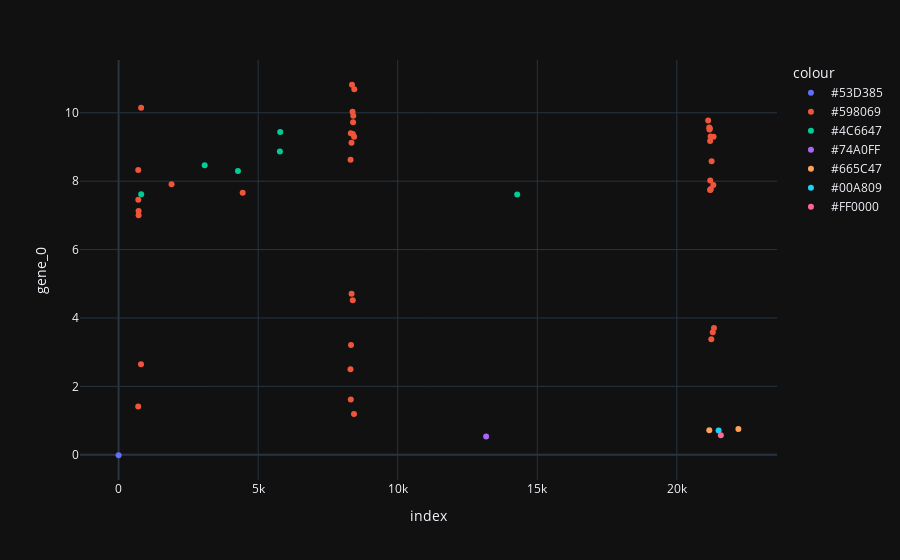

Notebook code for this chart:
### Code cell
fig = px.scatter(df.drop_duplicates(subset=['gene_0']), y="gene_0", color="colour")
fig.show()

### Figure 1 — Plotly figure (JSON) as saved in the notebook; plotly's stock layout.template omitted (floating-point values rounded to 4 significant figures)
{"data": [{"hovertemplate": "colour=#53D385<br>index=%{x}<br>gene_0=%{y}<extra></extra>", "legendgroup": "#53D385", "marker": {"color": "#636efa", "symbol": "circle"}, "mode": "markers", "name": "#53D385", "orientation": "v", "showlegend": true, "x": [0], "xaxis": "x", "y": [-0.01483], "yaxis": "y", "type": "scatter"}, {"hovertemplate": "colour=#598069<br>index=%{x}<br>gene_0=%{y}<extra></extra>", "legendgroup": "#598069", "marker": {"color": "#EF553B", "symbol": "circle"}, "mode": "markers", "name": "#598069", "orientation": "v", "showlegend": true, "x": [702, 704, 706, 716, 717, 803, 807, 1898, 4445, 8307, 8311, 8319, 8320, 8327, 8343, 8347, 8362, 8381, 8389, 8394, 8401, 8408, 8433, 8439, 8443, 21122, 21161, 21168, 21183, 21192, 21195, 21196, 21200, 21210, 21215, 21234, 21245, 21287, 21307, 21316, 21330], "xaxis": "x", "y": [1.41, 8.325, 7.454, 7.125, 7.005, 2.647, 10.15, 7.913, 7.661, 2.497, 8.625, 9.402, 1.613, 3.212, 9.121, 4.708, 10.82, 10.03, 4.518, 9.381, 9.721, 9.912, 1.189, 9.299, 10.69, 9.775, 9.569, 9.513, 9.54, 9.172, 7.739, 8.017, 7.753, 9.309, 7.768, 3.378, 8.584, 3.583, 7.886, 9.299, 3.704], "yaxis": "y", "type": "scatter"}, {"hovertemplate": "colour=#4C6647<br>index=%{x}<br>gene_0=%{y}<extra></extra>", "legendgroup": "#4C6647", "marker": {"color": "#00cc96", "symbol": "circle"}, "mode": "markers", "name": "#4C6647", "orientation": "v", "showlegend": true, "x": [810, 3084, 4276, 5778, 5790, 14280], "xaxis": "x", "y": [7.62, 8.466, 8.295, 8.87, 9.436, 7.611], "yaxis": "y", "type": "scatter"}, {"hovertemplate": "colour=#74A0FF<br>index=%{x}<br>gene_0=%{y}<extra></extra>", "legendgroup": "#74A0FF", "marker": {"color": "#ab63fa", "symbol": "circle"}, "mode": "markers", "name": "#74A0FF", "orientation": "v", "showlegend": true, "x": [13167], "xaxis": "x", "y": [0.5369], "yaxis": "y", "type": "scatter"}, {"hovertemplate": "colour=#665C47<br>index=%{x}<br>gene_0=%{y}<extra></extra>", "legendgroup": "#665C47", "marker": {"color": "#FFA15A", "symbol": "circle"}, "mode": "markers", "name": "#665C47", "orientation": "v", "showlegend": true, "x": [21163, 22205], "xaxis": "x", "y": [0.717, 0.7524], "yaxis": "y", "type": "scatter"}, {"hovertemplate": "colour=#00A809<br>index=%{x}<br>gene_0=%{y}<extra></extra>", "legendgroup": "#00A809", "marker": {"color": "#19d3f3", "symbol": "circle"}, "mode": "markers", "name": "#00A809", "orientation": "v", "showlegend": true, "x": [21497], "xaxis": "x", "y": [0.7089], "yaxis": "y", "type": "scatter"}, {"hovertemplate": "colour=#FF0000<br>index=%{x}<br>gene_0=%{y}<extra></extra>", "legendgroup": "#FF0000", "marker": {"color": "#FF6692", "symbol": "circle"}, "mode": "markers", "name": "#FF0000", "orientation": "v", "showlegend": true, "x": [21576], "xaxis": "x", "y": [0.5726], "yaxis": "y", "type": "scatter"}], "layout": {"xaxis": {"anchor": "y", "domain": [0.0, 1.0], "title": {"text": "index"}}, "yaxis": {"anchor": "x", "domain": [0.0, 1.0], "title": {"text": "gene_0"}}, "legend": {"title": {"text": "colour"}, "tracegroupgap": 0}, "margin": {"t": 60}}}
